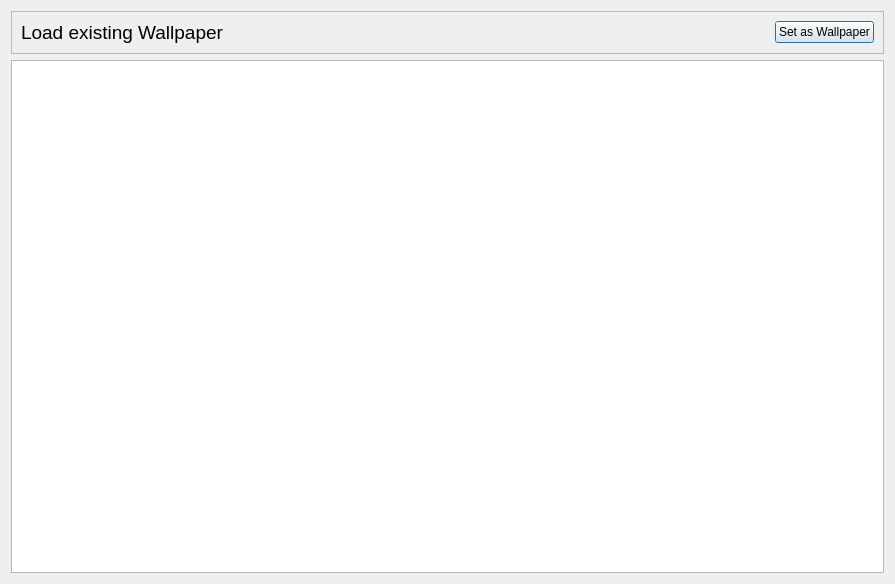
<?xml version="1.0" encoding="UTF-8"?>
<ui version="4.0">
 <class>PhotoBrowser</class>
 <widget class="QDialog" name="PhotoBrowser">
  <property name="geometry">
   <rect>
    <x>0</x>
    <y>0</y>
    <width>895</width>
    <height>584</height>
   </rect>
  </property>
  <property name="windowTitle">
   <string>Load existing Wallpaper</string>
  </property>
  <layout class="QVBoxLayout" name="verticalLayout_2">
   <item>
    <layout class="QVBoxLayout" name="verticalLayout">
     <item>
      <widget class="QFrame" name="frame">
       <property name="frameShape">
        <enum>QFrame::StyledPanel</enum>
       </property>
       <property name="frameShadow">
        <enum>QFrame::Raised</enum>
       </property>
       <layout class="QHBoxLayout" name="horizontalLayout_3">
        <item>
         <widget class="QLabel" name="label">
          <property name="font">
           <font>
            <pointsize>14</pointsize>
           </font>
          </property>
          <property name="text">
           <string>Load existing Wallpaper</string>
          </property>
          <property name="textFormat">
           <enum>Qt::AutoText</enum>
          </property>
         </widget>
        </item>
        <item>
         <spacer name="horizontalSpacer">
          <property name="orientation">
           <enum>Qt::Horizontal</enum>
          </property>
          <property name="sizeHint" stdset="0">
           <size>
            <width>283</width>
            <height>20</height>
           </size>
          </property>
         </spacer>
        </item>
        <item>
         <widget class="QPushButton" name="pushButton">
          <property name="text">
           <string>Set as Wallpaper</string>
          </property>
          <property name="icon">
           <iconset resource="mainicon.qrc">
            <normaloff>:/icons/Check_256x256.png</normaloff>:/icons/Check_256x256.png</iconset>
          </property>
         </widget>
        </item>
       </layout>
      </widget>
     </item>
    </layout>
   </item>
   <item>
    <widget class="QListView" name="listView"/>
   </item>
  </layout>
 </widget>
 <resources>
  <include location="mainicon.qrc"/>
 </resources>
 <connections/>
</ui>
